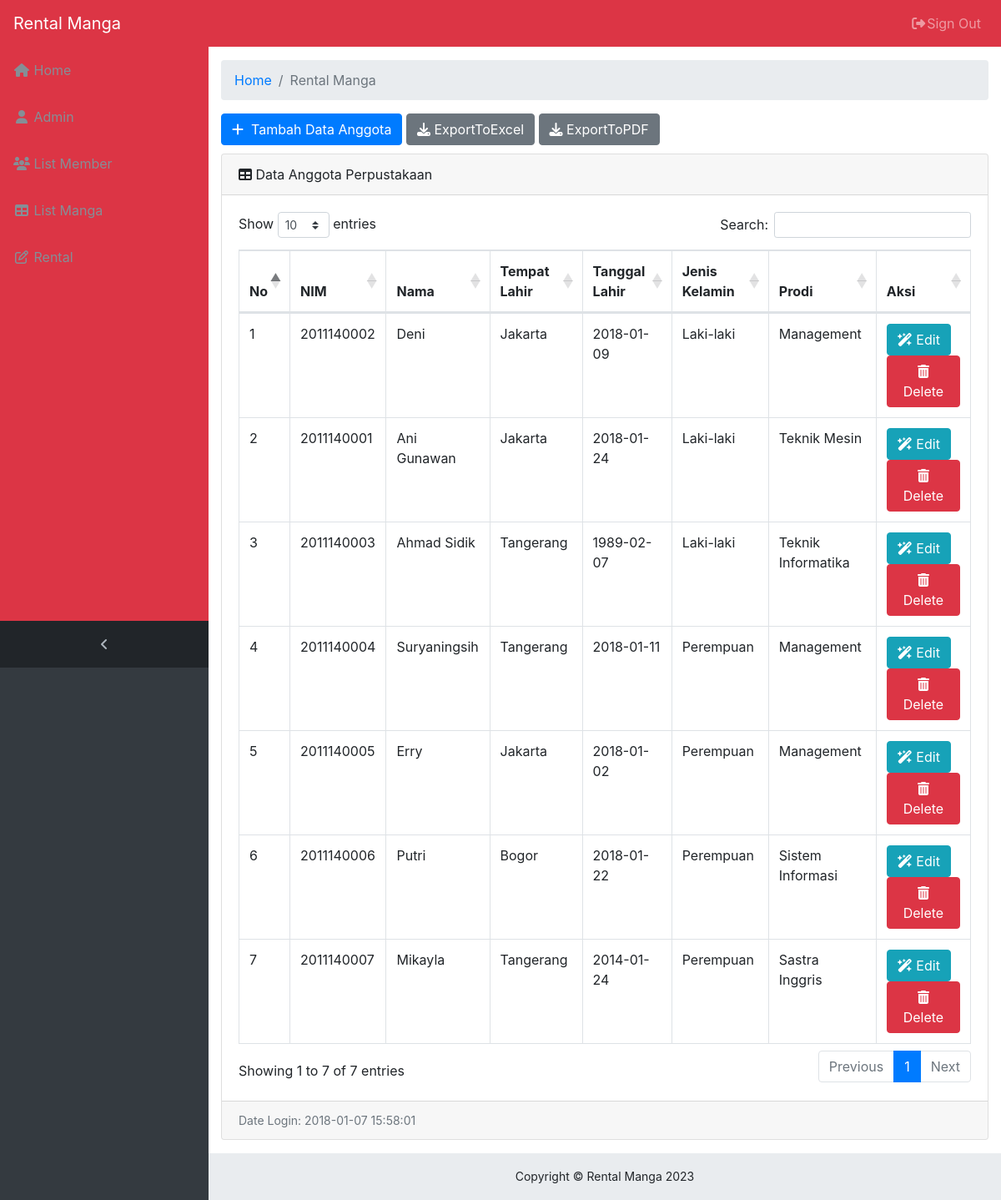
The page /master.php?page=anggota (signed in) on the database its author committed.
### tables this page shows
CREATE TABLE IF NOT EXISTS `tanggota` (
  `NIM` int(11) NOT NULL AUTO_INCREMENT,
  `Nama` varchar(250) NOT NULL,
  `TempatLahir` varchar(100) NOT NULL,
  `TanggalLahir` date NOT NULL,
  `JK` enum('Laki-laki','Perempuan') NOT NULL,
  `Prodi` enum('Teknik Informatika','Sistem Informasi','Teknik Mesin','Management','Sastra Inggris','Sastra Indonesia','Akutansi') NOT NULL,
  `CreatedDate` datetime NOT NULL,
  `CreatedUser` int(11) NOT NULL,
  `LastUpdateDate` datetime NOT NULL,
  `LastUpdateUser` int(11) NOT NULL,
  PRIMARY KEY (`NIM`)
);

CREATE TABLE IF NOT EXISTS `tuser` (
  `IdUser` int(11) NOT NULL AUTO_INCREMENT,
  `NIP` varchar(6) NOT NULL,
  `NamaLengkap` varchar(100) NOT NULL,
  `Alamat` text NOT NULL,
  `Telepon` varchar(20) NOT NULL,
  `CellPhone` varchar(20) NOT NULL,
  `Agama` varchar(20) NOT NULL,
  `Email` varchar(100) NOT NULL,
  `Aktif` char(1) NOT NULL,
  `Username` varchar(32) NOT NULL,
  `Password` varchar(32) NOT NULL,
  `IdPendidikanTerakhir` int(11) NOT NULL,
  `LastLogin` datetime NOT NULL,
  `LastUpdateDate` datetime NOT NULL,
  `LastUpdateUser` int(11) NOT NULL,
  `CreatedDate` datetime NOT NULL,
  `CreatedUser` int(11) NOT NULL,
  PRIMARY KEY (`IdUser`)
);

### page/anggota/anggota.php (the view, shortened to what this page needs)
<?php
switch(@$_GET['act']) {
  default:
?>
      <a href="?page=anggota&act=tambahanggota" class="btn btn-primary btn-xs" style="margin-bottom: 10px;"><li class="fa fa-plus"></li>&nbsp; Tambah Data Anggota</a> <a href ="page/laporan/laporan_anggota_excel.php" target="blank" class="btn btn-secondary btn-xs" style="margin-bottom: 10px;"><li class="fa fa-download"></li> ExportToExcel</a> <a href ="page/laporan/laporan_anggota_pdf.php" target="blank" class="btn btn-secondary btn-xs" style="margin-bottom: 10px;"><li class="fa fa-download"></li> ExportToPDF</a>
      <div class="card mb-3">
        <div class="card-header">
          <i class="fa fa-table"></i> Data Anggota Perpustakaan</div>
        <div class="card-body">
          <div class="table-responsive">
            <table class="table table-bordered" id="dataTable" width="100%" cellspacing="0">
              <thead>
                <tr>
                  <th>No</th>
                  <th>NIM</th>
                  <th>Nama</th>
                  <th>Tempat Lahir</th>
                  <th>Tanggal Lahir</th>
                  <th>Jenis Kelamin</th>
                  <th>Prodi</th>
                  <th>Aksi</th>
                </tr>
              </thead>
              <tbody>
                <?php
                  $no = 1;
                  $sql = mysqli_query($link, "SELECT * FROM tanggota");
                  while ($data = mysqli_fetch_array($sql)) {
                ?>
                <tr>
                  <td><?php echo $no++; ?></td>
                  <td><?php echo $data['NIM']; ?></td>
                  <td><?php echo $data['Nama']; ?></td>
                  <td><?php echo $data['TempatLahir']; ?></td>
                  <td><?php echo $data['TanggalLahir']; ?></td>
                  <td><?php echo $data['JK']; ?></td>
                  <td><?php echo $data['Prodi']; ?></td>
                  <td><a href="?page=anggota&act=edit_anggota&NIM=<?php echo $data['NIM']; ?>" class="btn btn-info btn-xs"><li class="fa fa-magic" title="Edit"></li> Edit</a>
                      <a href="page/anggota/aksi_anggota.php?page=anggota&act=hapus_anggota&NIM=<?php echo $data['NIM']; ?>&Nama=<?php echo $data['Nama']; ?>" onclick="return confirm('Anda yakin ingin menghapus anggota <?php echo $data['Nama']; ?>?');" class="btn btn-danger btn-xs"><li class="fa fa-trash" title="Hapus"></li> Delete</a>
                  </td>
                </tr>
                <?php } ?>
              </tbody>
            </table>
          </div>
        </div>
        <?php
          $data = mysqli_fetch_array(mysqli_query($link, "SELECT * FROM tuser WHERE IdUser = '$_SESSION[IdUser]'"));
        ?>
         <div class="card-footer small text-muted"> Date Login: <?php echo $data['LastLogin']; ?> </div>
      </div>
<?php
  break;
?>
<?php
}
?>

### css/sb-admin.css (style rules this page uses)
html { position: relative; min-height: 100%; }
body { overflow-x: hidden; }
body.sticky-footer { margin-bottom: 56px; }
body.fixed-nav { padding-top: 56px; }

### rows shown on the page
tanggota: NIM "2011140002", Nama "Deni", TempatLahir "Jakarta", TanggalLahir "2018-01-09", JK "Laki-laki", Prodi "Management"
tanggota: NIM "2011140001", Nama "Ani Gunawan", TempatLahir "Jakarta", TanggalLahir "2018-01-24", JK "Laki-laki", Prodi "Teknik Mesin"
tanggota: NIM "2011140003", Nama "Ahmad Sidik", TempatLahir "Tangerang", TanggalLahir "1989-02-07", JK "Laki-laki", Prodi "Teknik Informatika"
tanggota: NIM "2011140004", Nama "Suryaningsih", TempatLahir "Tangerang", TanggalLahir "2018-01-11", JK "Perempuan", Prodi "Management"
tanggota: NIM "2011140005", Nama "Erry", TempatLahir "Jakarta", TanggalLahir "2018-01-02", JK "Perempuan", Prodi "Management"
tanggota: NIM "2011140006", Nama "Putri", TempatLahir "Bogor", TanggalLahir "2018-01-22", JK "Perempuan", Prodi "Sistem Informasi"
tanggota: NIM "2011140007", Nama "Mikayla", TempatLahir "Tangerang", TanggalLahir "2014-01-24", JK "Perempuan", Prodi "Sastra Inggris"
tuser: LastLogin "2018-01-07 15:58:01"
